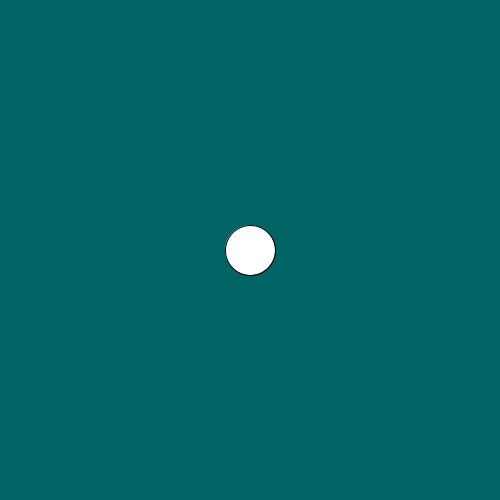
Frame 1 (no input)
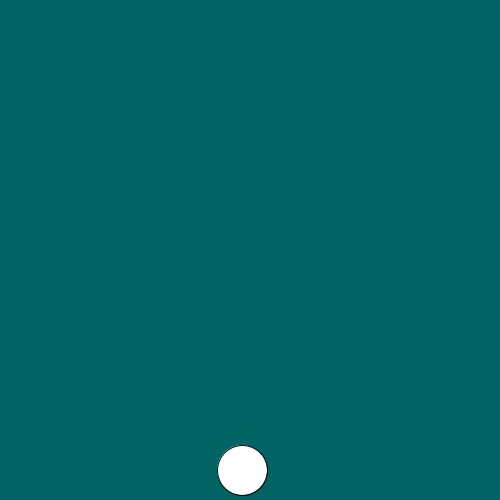
Frame 60 (the mouse pressed at the canvas centre just before this capture)
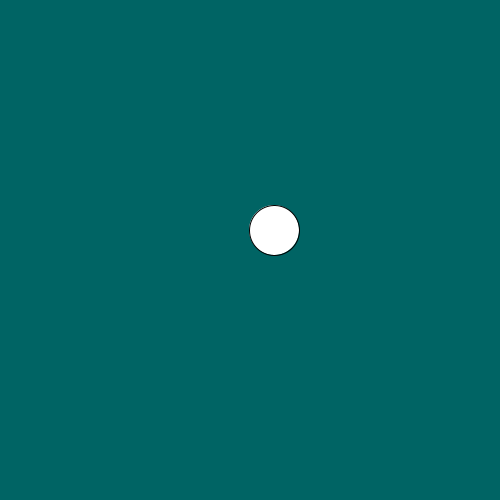
Frame 120 (the mouse held since frame 60 and released just before this capture)

The Processing sketch that drew these frames (run headless with seeded random() and noise(); from frame 60 on, the mouse is pressed at the canvas centre):

// Processing sketch: sketch_240214a
// ── sketch_240214a.pde
Circulo c;

void setup(){
 size(500,500);
 c=new Circulo();
  
}


void draw(){
 background(0,100,100);
 c.Render();
 c.Mover();
 c.VerificarSiGolpea();
}

// ── Circulo.pde
class Circulo{
 PVector pos;
 PVector vel;
 float d; //diametro
 
 Circulo(){
   d=50;
  pos = new PVector(width/2, height/2); 
  vel = new PVector(8,4);
 }
 
 public void Render(){
  ellipse(pos.x,pos.y,d,d); 
   
 }
 
 public void Mover(){
  pos=pos.add(vel); 
 }
 
 public void VerificarSiGolpea(){
  if(pos.y>height-(d/2)){
    vel.y=vel.y * -1;
  }
  
  if(pos.y<0+(d/2)){
    vel.y=vel.y * -1;
  }
  
  if(pos.x>width-(d/2)){
    vel.x=vel.x * -1;
  }
  
  if(pos.x<0+(d/2)){
    vel.x=vel.x * -1;
  }
  
 }
   
  
  
}

// ── Gota.pde
class Gota{
 PVector posArriba,posAbajo;
 float tamano;
 PVector vel;
 
 Gota(){
   
   tamano=random(10,100);
   posArriba=new PVector(random(0,width), -200);   
   posAbajo=new PVector(posArriba.x, posArriba.y + tamano);
   
   vel=new PVector(0,random(1,10));
 }
 
 public void Render(){
   line(posArriba.x,posArriba.y,posAbajo.x,posAbajo.y);
 }
 
 public void Mover(){
   posArriba = posArriba.add(vel);
   posAbajo = posAbajo.add(vel);
 }
 
 public void DevolverGota(){
   if(posArriba.y > height +20){
    posArriba.y=-30;
    posAbajo.y=-30+tamano;
    
   }
 }
  
}
